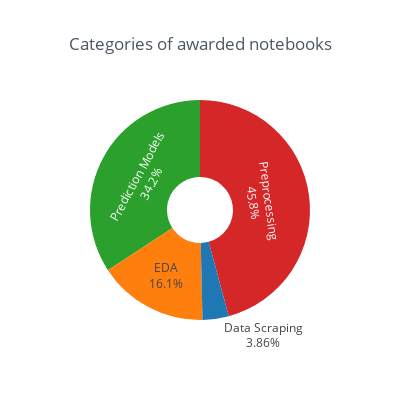

Notebook source saved alongside this figure:
### Code cell
title='Categories of awarded notebooks'
df_notebookWithMedals.groupby('category').count()['title'].reset_index().iplot(kind='pie', labels='category', values='title', title=title, textinfo="label+percent", hole=0.3, theme='white'
                                                                               , dimensions=(400,400), legend=False)

### Figure 1 — Plotly figure (JSON) as saved in the notebook; plotly's stock layout.template omitted (floating-point values rounded to 4 significant figures)
{"data": [{"hole": 0.3, "labels": ["Data Scraping", "EDA", "Prediction Models", "Preprocessing"], "marker": {"colors": ["rgba(31, 119, 180, 1.0)", "rgba(255, 127, 14, 1.0)", "rgba(44, 160, 44, 1.0)", "rgba(214, 39, 40, 1.0)"]}, "name": "", "textinfo": "label+percent", "type": "pie", "values": [16, 67, 142, 190]}], "layout": {"height": 400, "legend": {"bgcolor": "#FFFFFF", "font": {"color": "#4D5663"}}, "paper_bgcolor": "#FFFFFF", "plot_bgcolor": "#FFFFFF", "showlegend": false, "title": "Categories of awarded notebooks", "titlefont": {"color": "#4D5663"}, "width": 400}}
